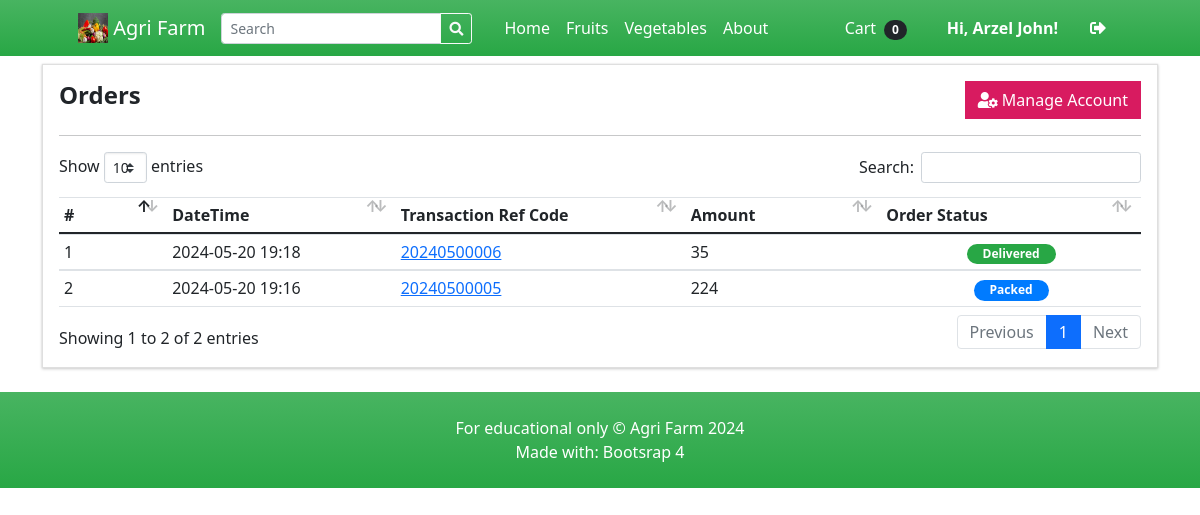
Screenshot of /?p=my_account (signed in) with the database file from the repository.
### tables this page shows
CREATE TABLE `categories` (
  `id` int(30) NOT NULL,
  `category` varchar(250) NOT NULL,
  `description` text DEFAULT NULL,
  `status` tinyint(1) NOT NULL DEFAULT 1,
  `delete_flag` tinyint(1) NOT NULL DEFAULT 0,
  `date_created` datetime NOT NULL DEFAULT current_timestamp()
);

CREATE TABLE `orders` (
  `id` int(30) NOT NULL,
  `ref_code` varchar(100) NOT NULL,
  `client_id` int(30) NOT NULL,
  `delivery_address` text NOT NULL,
  `payment_method` varchar(100) NOT NULL,
  `order_type` tinyint(1) NOT NULL COMMENT '1= pickup,2= deliver',
  `amount` double NOT NULL,
  `status` tinyint(2) NOT NULL DEFAULT 0 COMMENT '0 = pending,\r\n1= Packed,\r\n2 = Out for Delivery,\r\n3=Delivered,\r\n4=cancelled',
  `paid` tinyint(1) NOT NULL DEFAULT 0,
  `date_created` datetime NOT NULL DEFAULT current_timestamp(),
  `date_updated` datetime DEFAULT NULL ON UPDATE current_timestamp()
);

### classes/DBConnection.php (called while the page is built, shortened)
<?php
class DBConnection
{
    private $host = 'localhost';
    private $username = 'root';
    private $password = '';
    private $database = 'store';
    public $conn;
    public function __construct()
    {
        if (!isset($this->conn)) {
            $this->conn = new mysqli($this->host, $this->username, $this->password, $this->database, 8111);
        }
    }
}

### classes/SystemSettings.php (called while the page is built, shortened)
<?php
class SystemSettings extends DBConnection
{
	function userdata($field = '')
	{
		if (!empty($field)) {
			if (isset($_SESSION['userdata'][$field]))
				return $_SESSION['userdata'][$field];
			else
				return null;
		} else {
			return false;
		}
	}
	function info($field = '')
	{
		if (!empty($field)) {
			if (isset($_SESSION['system_info'][$field]))
				return $_SESSION['system_info'][$field];
			else
				return false;
		} else {
			return false;
		}
	}
}
$_settings = new SystemSettings();

### config.php (called while the page is built, shortened)
<?php
require_once('classes/DBConnection.php');
require_once('classes/SystemSettings.php');
function validate_image($file){
	if(!empty($file)){
        $ex = explode("?",$file);
        $file = $ex[0];
        $ts = isset($ex[1]) ? "?".$ex[1] : '';
		if(is_file(base_app.$file)){
			return base_url.$file.$ts;
		}else{
			return base_url.'dist/img/no-image-available.png';
		}
	}else{
		return base_url.'dist/img/no-image-available.png';
	}
}
?>

### my_account.php (the view, shortened to what this page needs)
<section class="py-2">
    <div class="container">
        <div class="card rounded-0">
            <div class="card-body">
                <div class="w-100 justify-content-between d-flex">
                    <h4><b>Orders</b></h4>
                    <a href="./?p=edit_account" class="btn btn btn-default btn-flat bg-maroon">
                        <div class="fa fa-user-cog"></div> Manage Account
                    </a>
                </div>
                <hr class="border-warning">
                <table class="table table-stripped text-dark">
                    <colgroup>
                        <col width="10%">
                        <col width="15">
                        <col width="25">
                        <col width="25">
                        <col width="15">
                    </colgroup>
                    <thead>
                        <tr>
                            <th>#</th>
                            <th>DateTime</th>
                            <th>Transaction Ref Code</th>
                            <th>Amount</th>
                            <th>Order Status</th>
                        </tr>
                    </thead>
                    <tbody>
                        <?php
                        $i = 1;
                        $qry = $conn->query("SELECT o.*,concat(c.firstname,' ',c.lastname) as client from `orders` o inner join clients c on c.id = o.client_id where o.client_id = '" . $_settings->userdata('id') . "' order by unix_timestamp(o.date_created) desc ");
                        while ($row = $qry->fetch_assoc()):
                        ?>
                            <tr>
                                <td><?php echo $i++ ?></td>
                                <td><?php echo date("Y-m-d H:i", strtotime($row['date_created'])) ?></td>
                                <td><a href="javascript:void(0)" class="view_order" data-id="<?php echo $row['id'] ?>"><?php echo $row['ref_code'] ?></a></td>
                                <td><?php echo number_format($row['amount']) ?> </td>
                                <td class="text-center">
                                    <?php if ($row['status'] == 0): ?>
                                        <span class="badge badge-light text-dark border px-3 rounded-pill">Pending</span>
                                    <?php elseif ($row['status'] == 1): ?>
                                        <span class="badge badge-primary px-3 rounded-pill">Packed</span>
                                    <?php elseif ($row['status'] == 2): ?>
                                        <span class="badge badge-warning px-3 rounded-pill">Out for Delivery</span>
                                    <?php elseif ($row['status'] == 3): ?>
                                        <span class="badge badge-success px-3 rounded-pill">Delivered</span>
                                    <?php else: ?>
                                        <span class="badge badge-danger px-3 rounded-pill">Cancelled</span>
                                    <?php endif; ?>
                                </td>
                            </tr>
                        <?php endwhile; ?>
                    </tbody>
                </table>
            </div>
        </div>
    </div>
</section>

### inc/topBarNav.php (shortened to what this page needs)
<nav class="navbar navbar-expand-lg navbar-dark bg-gradient-green">
  <div class="container px-4 px-lg-5 ">
    <a class="navbar-brand" href="./">
      <img src="<?php echo validate_image($_settings->info('logo')) ?>" width="30" height="30" class="d-inline-block align-top" alt="" loading="lazy">
      <?php echo $_settings->info('short_name') ?>
    </a>
    <form class="form-inline" id="search-form">
      <div class="input-group">
        <input class="form-control form-control-sm form " type="search" placeholder="Search" aria-label="Search" name="search" value="<?php echo isset($_GET['search']) ? $_GET['search'] : "" ?>" aria-describedby="button-addon2">
        <div class="input-group-append">
          <button class="btn btn-outline-light btn-sm m-0" type="submit" id="button-addon2"><i class="fa fa-search"></i></button>
        </div>
      </div>
    </form>
    <div class="collapse navbar-collapse" id="navbarSupportedContent">
      <ul class="navbar-nav me-auto mb-2 mb-lg-0 ms-lg-4">
        <li class="nav-item"><a class="nav-link text-white" aria-current="page" href="./">Home</a></li>
        <?php
        $cat_qry = $conn->query("SELECT * FROM categories where status = 1  limit 3");
        while ($crow = $cat_qry->fetch_assoc()):
        ?>
          <li class="nav-item"><a class="nav-link text-white" aria-current="page" href="./?p=products&c=<?php echo md5($crow['id']) ?>"><?php echo $crow['category'] ?></a></li>
        <?php endwhile; ?>
        <li class="nav-item"><a class="nav-link text-white" href="./?p=about">About</a></li>
      </ul>
      <div class="d-flex align-items-center">
        <?php if ($_settings->userdata('id') > 0 && $_settings->userdata('login_type') == 2): ?>
          <a class="text-dark mr-2 nav-link text-white" href="./?p=cart">
            Cart
            <span class="badge bg-dark text-white ms-1 rounded-pill" id="cart-count">
              <?php
              $count = $conn->query("SELECT SUM(quantity) as items from `cart` where client_id =" . $_settings->userdata('id'))->fetch_assoc()['items'];
              echo ($count > 0 ? $count : 0);
              ?>
            </span>
          </a>
          <a href="./?p=my_account" class="text-dark  nav-link text-white"><b> Hi, <?php echo $_settings->userdata('firstname') ?>!</b></a>
          <a href="logout.php" class="text-dark  nav-link text-white"><i class="fa fa-sign-out-alt"></i></a>
        <?php else: ?>
          <button class="btn btn-outline-dark ml-2" id="login-btn" type="button">Login</button>
        <?php endif; ?>
      </div>
    </div>
  </div>
</nav>

### rows the page displays
categories: category "Fruits"
categories: category "Vegetables"
orders: date_created "2024-05-20 19:18", ref_code "20240500006", amount "35", status "Delivered"
orders: date_created "2024-05-20 19:16", ref_code "20240500005", amount "224", status "Packed"

### other values shown
$_settings->info('short_name') "Agri Farm"
$_settings->userdata('firstname') "Arzel John"
